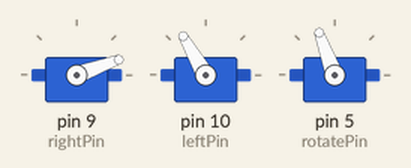
A sketch run on a simulated Arduino Uno, built with avr-gcc and run on an emulated ATmega328P. Parts: 3 × servo.

Above: at 0.05 s.
At 0.7 s:
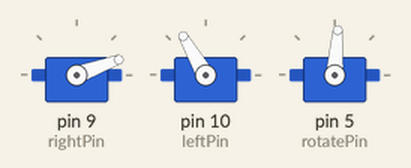
At 2.0 s:
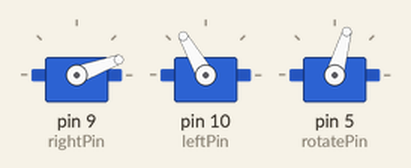
At 2.3 s:
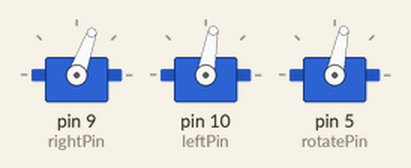
At 2.7 s:
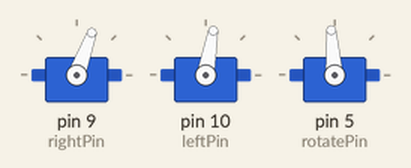
At 4.0 s:
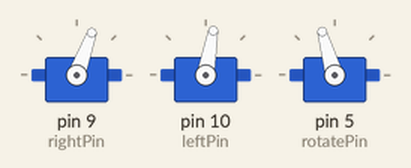
Timing chart, 0 to 5.2 s (numbered marks = the images above):
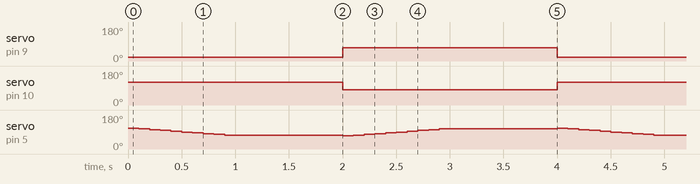

The sketch:

finalRobotCode.ino
```cpp
  #include <Servo.h>

  Servo rightArm;// create servo object to control a servo
  Servo leftArm;// create servo object to control a servo
  Servo rotate;
  //9 right 10 left
  int rightPin = 9;
  int leftPin = 10;
  int rotatePin = 5;


  void setup() {
    rightArm.attach(rightPin);
    leftArm.attach(leftPin);
    rotate.attach(rotatePin);
    rotate.write(90);
    // attaches the servo on pin 9 to the servo object
  }

  void loop() {
    rightArm.write(20);
    leftArm.write(120);
  //  rotate.write(70);
    for(int i = 0; i < 10; i++){
        rotate.write(110-(i*4));
        delay(100);
      }
    delay(1000);
    rightArm.write(70);
    leftArm.write(80);
    //rotate.write(110);
    for(int i = 0; i < 10; i++){
        rotate.write(70+(i*4));
        delay(100);
      }
    delay(1000);

  }

  //Right Arm: Up is 20, down is 70
  //Left Arm: Up Is 120, Down is 100
  //Body has not worked yet
```

Measured:
- by itself, servo on pin 9 (rightPin): alternates 70° for 2.0 s and 20° for 2.0 s
- by itself, servo on pin 10 (leftPin): alternates 120° for 2.0 s and 80° for 2.0 s
- by itself, servo on pin 5 (rotatePin): repeats every 4.0 s: 102° 0.10 s, 98° 0.10 s, 94° 0.10 s, 90° 0.10 s, 86° 0.10 s, 82° 0.10 s, 78° 0.10 s, 74° 1.1 s, 70° 0.10 s, 74° 0.10 s, 78° 0.10 s, 82° 0.10 s, 86° 0.10 s, 90° 0.10 s, 94° 0.10 s, 98° 0.10 s, 102° 0.10 s, 106° 1.1 s, 110° 0.10 s, 106° 0.10 s
